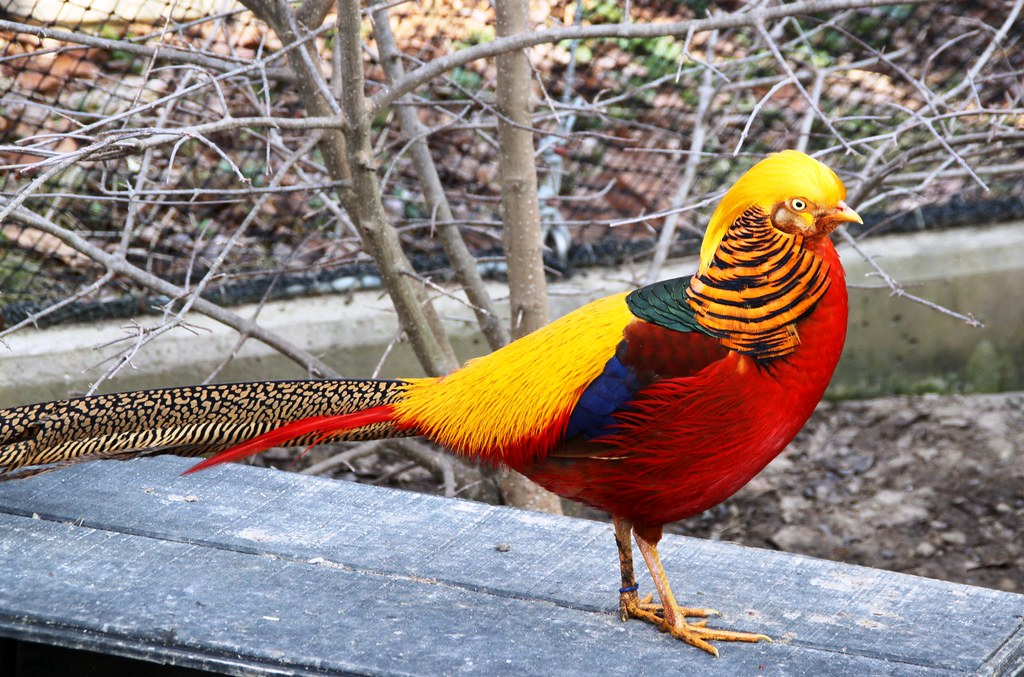
#> input picture class1/pheasant.jpg, 1024 x 677 px
$ python test02_color.py
#> lines starting #> are read from the running program, lines starting #| are printed output that depends on the picture
# -*- coding: utf-8 -*-
# @Time    : 2023/11/6 15:04
# @Author  : Mean
# @File    : test02_color.py
# @Description: 三通道提取
import cv2 as cv

# 读取图片
image = cv.imread("../class1/pheasant.jpg")
#> image is the input picture: shape (677, 1024, 3); mean B, G, R 123.4, 128.6, 141.4

Red = cv.split(image)[0]
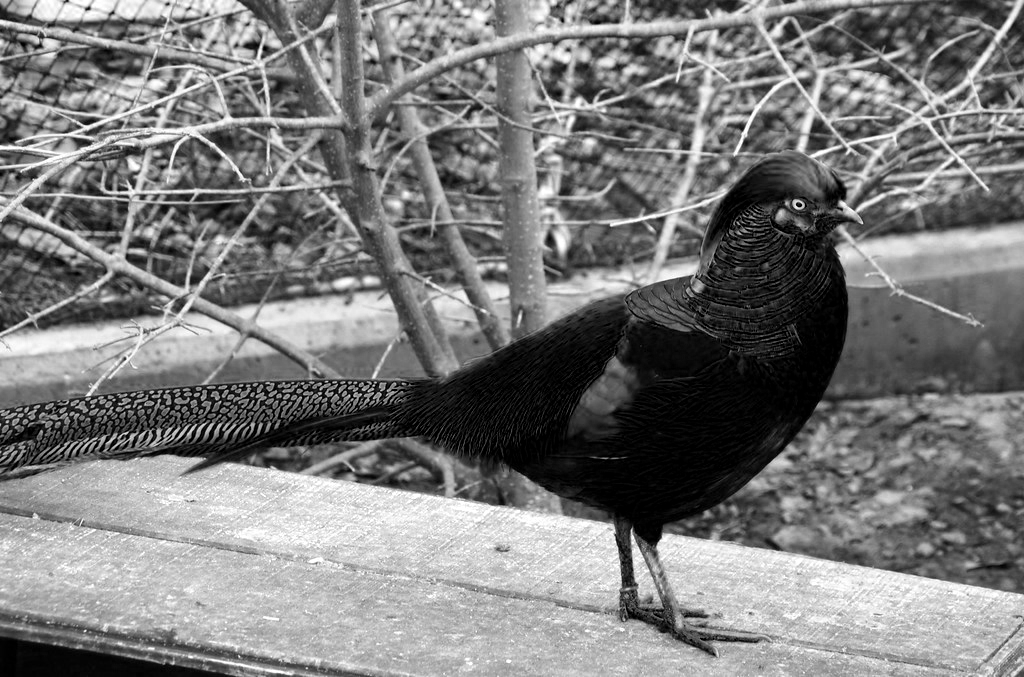
#> Red: shape (677, 1024); min 0, max 255, mean 123.4

# RGB3个通道的提取   提取R、G、B分量，opencv读取顺序是BGR
cv.imshow("Blue", image[:, :, 0])
cv.imshow("Green", image[:, :, 1])
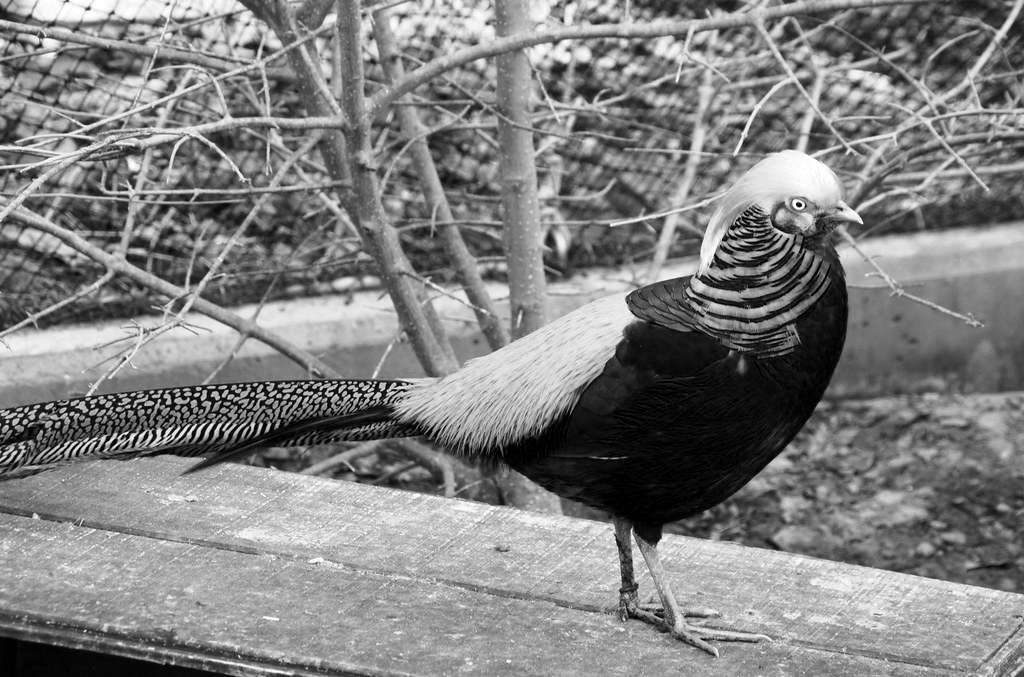
#> window 'Green': shape (677, 1024); min 0, max 255, mean 128.6
cv.imshow("Red", image[:, :, 2])
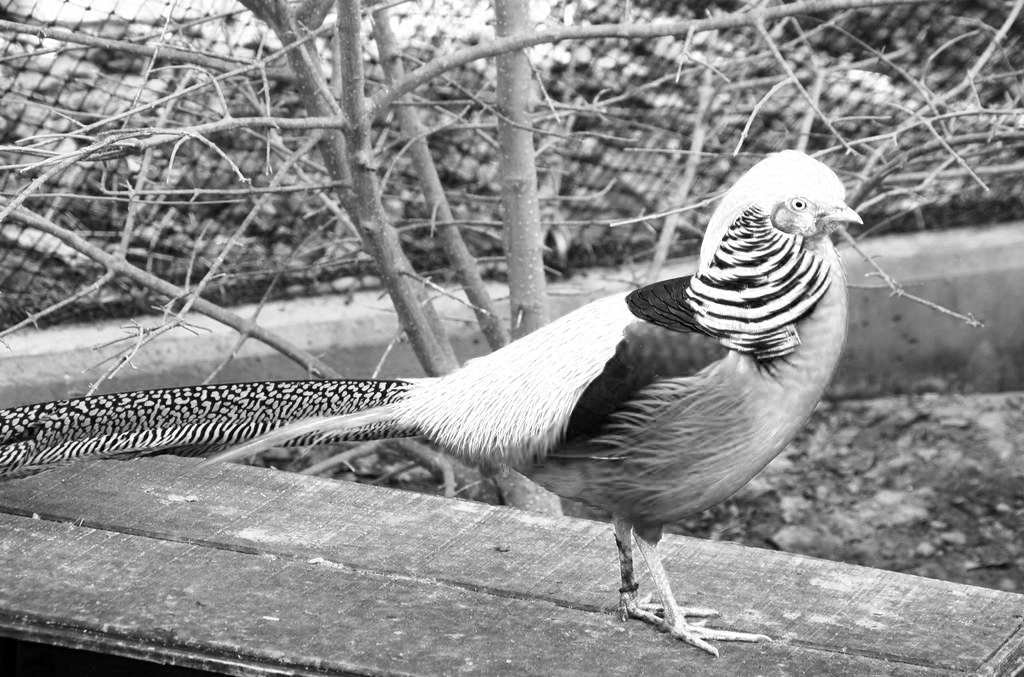
#> window 'Red': shape (677, 1024); min 0, max 255, mean 141.4
cv.waitKey(0)

$ run again, with class1/BaboonRGB.tif saved as class1/pheasant.jpg
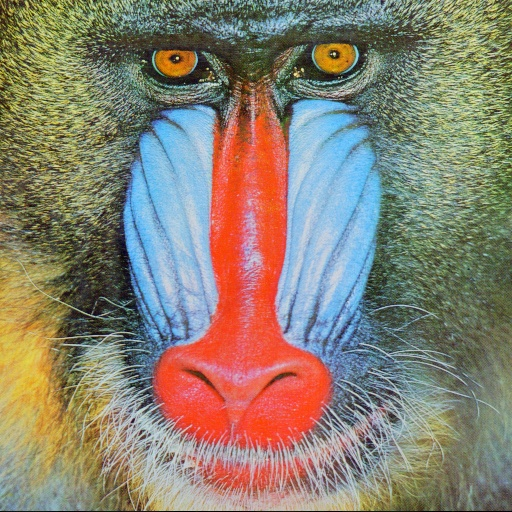
#> input picture class1/BaboonRGB.tif, 512 x 512 px
#> image is the input picture: shape (512, 512, 3); mean B, G, R 113.1, 128.9, 137.4
#> `Red = cv.split(image)[0]`:
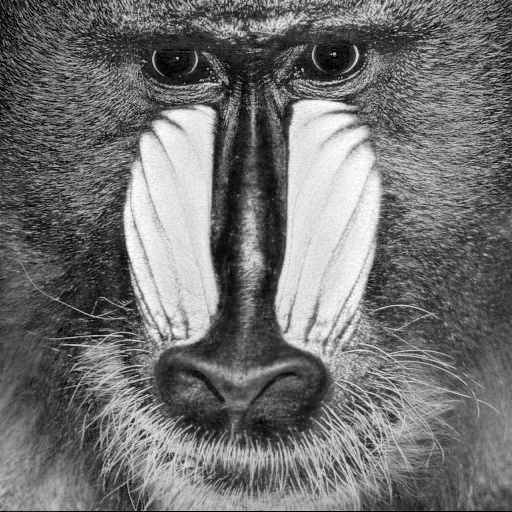
#> Red: shape (512, 512); min 0, max 255, mean 113.1
#> `cv.imshow("Red", image[:, :, 2])`:
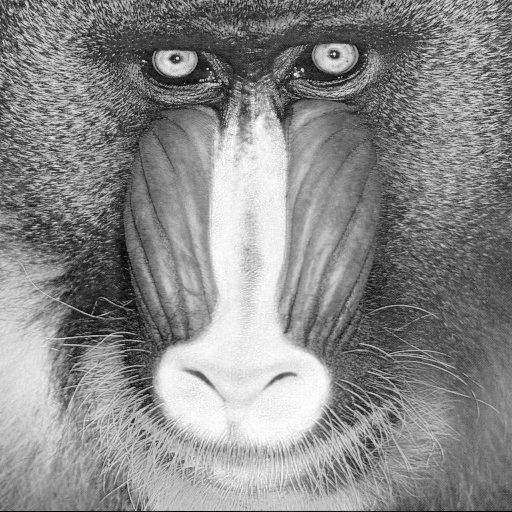
#> window 'Red': shape (512, 512); min 0, max 255, mean 137.4
